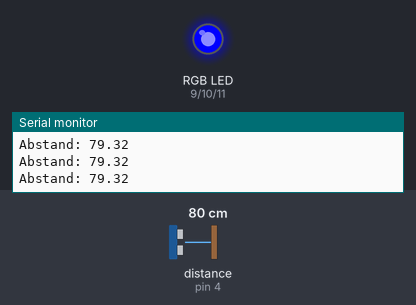
The sketch below on a simulated Arduino Uno, built with avr-gcc and run on an emulated ATmega328P. On the bench: an RGB LED mixed from three pins (HIGH = lit), the last lines printed to the serial monitor. Wiring (inferred from the names in the program): ultrasonic range finder: trigger pin 5; echo pin 4. The inputs (shaded band) are chosen by the test bench; at power-on: distance to the obstacle (sensor on pin 4) 80 cm. The echo pulse lasts 58.3 µs per cm; dim RGB values are drawn brighter than linear; pins used as bus, display or sensor lines are not drawn.

Above: at 1.2 s.
1.3 s: distance to the obstacle (sensor on pin 4) set to 54 cm
2.8 s: distance to the obstacle (sensor on pin 4) set to 46 cm
At 3.2 s:
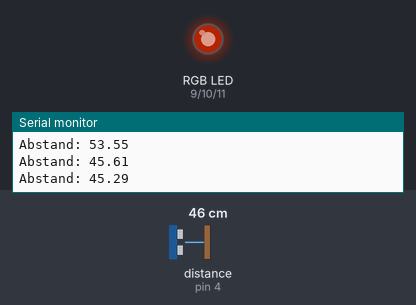
4.3 s: distance to the obstacle (sensor on pin 4) set to 22 cm
5.8 s: distance to the obstacle (sensor on pin 4) set to 18 cm
At 7.1 s:
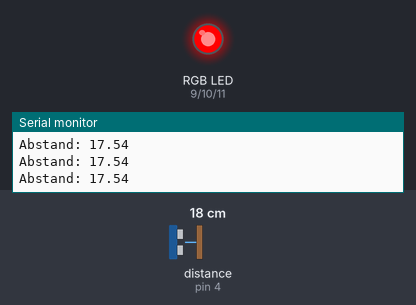
7.4 s: distance to the obstacle (sensor on pin 4) set to 35 cm
At 7.8 s:
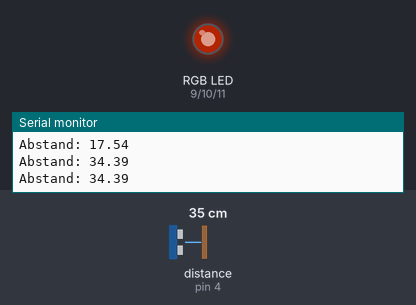
9.0 s: distance to the obstacle (sensor on pin 4) set to 2 cm
At 9.9 s:
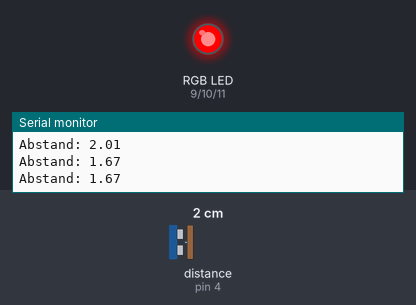
Timing chart, 0 to 11.6 s (numbered marks = the images above; inputs shaded):
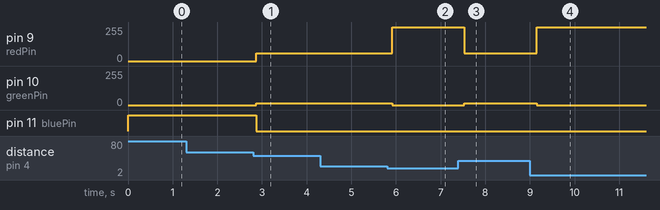

Measured:
- the behaviour switches between 51 and 50 cm on distance to the obstacle (sensor on pin 4) (found by bisection; images 0 and 1)
- the behaviour switches between 21 and 20 cm on distance to the obstacle (sensor on pin 4) (found by bisection; images 1 and 2)
- after the input at 2.8 s, pin 9 (redPin): 0/255 → 60/255 after 0.07 s; pin 10 (greenPin): 0/255 → 12/255 after 0.07 s; pin 11 (bluePin): HIGH → LOW after 0.07 s
- after the input at 5.8 s, pin 9 (redPin): 60/255 → 255/255 after 0.12 s; pin 10 (greenPin): 12/255 → 0/255 after 0.12 s
- after the input at 7.4 s, pin 9 (redPin): 255/255 → 60/255 after 0.13 s; pin 10 (greenPin): 0/255 → 12/255 after 0.13 s
- after the input at 9.0 s, pin 9 (redPin): 60/255 → 255/255 after 0.16 s; pin 10 (greenPin): 12/255 → 0/255 after 0.16 s

The sketch:

sketch_may16b.ino.ino
```cpp
const int trigPin = 5;
const int echoPin = 4;

const int bluePin = 11;
const int greenPin = 10;
const int redPin = 9;

void setup() {
  pinMode(trigPin, OUTPUT);
  pinMode(echoPin, INPUT);

  pinMode(bluePin, OUTPUT);
  pinMode(greenPin, OUTPUT);
  pinMode(redPin, OUTPUT);

  Serial.begin(9600);
}

void loop() {
  long duration;
  float distance;

  // Ultraschall senden
  digitalWrite(trigPin, LOW);
  delayMicroseconds(2);
  digitalWrite(trigPin, HIGH);
  delayMicroseconds(10);
  digitalWrite(trigPin, LOW);

  // Echo messen
  duration = pulseIn(echoPin, HIGH);

  // Entfernung berechnen
  distance = duration * 0.034 / 2;

  Serial.print("Abstand: ");
  Serial.println(distance);

  // LEDs reset
  analogWrite(redPin, 0);
  analogWrite(greenPin, 0);
  digitalWrite(bluePin, LOW);

  if (distance > 50) {
    // Blau
    analogWrite(bluePin, 255);
  }
  else if (distance > 20 && distance <= 50) {
    // Gelb = Rot + Grün mischen
    analogWrite(redPin, 60);
    analogWrite(greenPin, 12);

  }
  else {
    // Rot
    analogWrite(redPin, 255);
  }

  delay(200);
}
```
